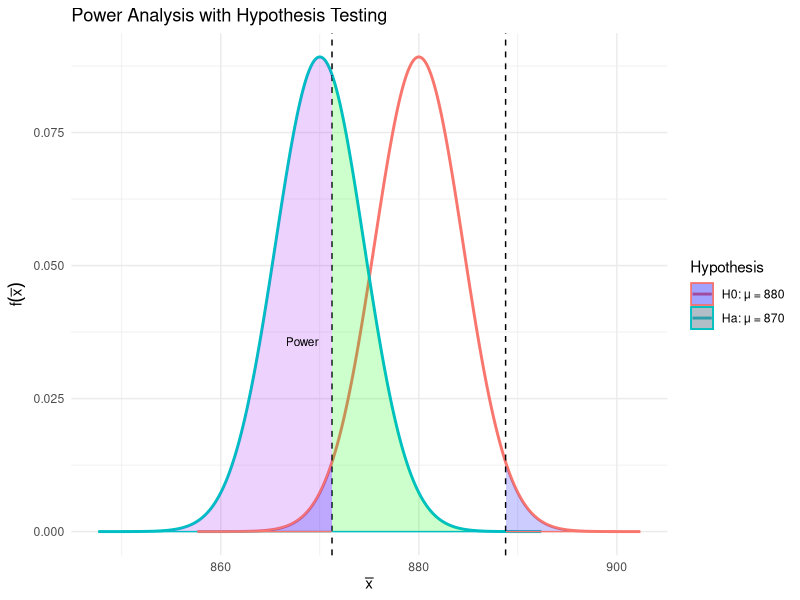

Recreate this plot in R.
library(ggplot2)


plot_hypothesis_test <- function(mu0, mu_a, sigma, n, alpha = 0.05) {
  
  z_alpha_half <- qnorm(1 - alpha / 2)
  crit_val_left <- mu0 - z_alpha_half * sigma / sqrt(n)
  crit_val_right <- mu0 + z_alpha_half * sigma / sqrt(n)
  
  x_H0 <- seq(mu0 - 5 * sigma/ sqrt(n), mu0 + 5 * sigma / sqrt(n), length.out = 1000)
  x_Ha <- seq(mu_a - 5 * sigma/ sqrt(n), mu_a + 5 * sigma / sqrt(n), length.out = 1000)
  
  y_H0 <- dnorm(x_H0, mean = mu0, sd = sigma / sqrt(n))
  y_Ha <- dnorm(x_Ha, mean = mu_a, sd = sigma / sqrt(n))
  
  data <- data.frame(
    x = c(x_H0, x_Ha),
    y = c(y_H0, y_Ha),
    Hypothesis = factor(rep(c(paste("H0: μ =", mu0), 
                              paste("Ha: μ =", mu_a)), each = length(x_H0)))
  )
  
  p <- ggplot(data, aes(x = x, y = y, color = Hypothesis)) +
    geom_line(size = 1) +
    geom_vline(xintercept = c(crit_val_left, crit_val_right), 
               linetype = "dashed", color = "black") +
#Power
    geom_ribbon(data = subset(data, x <= crit_val_left & Hypothesis == paste("Ha: μ =", mu_a)), 
                aes(ymax = y), ymin = 0, fill = "purple", alpha = 0.2) +
    geom_ribbon(data = subset(data, x >= crit_val_right & Hypothesis == paste("Ha: μ =", mu_a)), 
                aes(ymax = y), ymin = 0, fill = "purple", alpha = 0.2) +
    annotate("text", x = crit_val_left - 3, y = max(data$y) * 0.4, 
             label = "Power", size = 3) +
#alpha
    geom_ribbon(data = subset(data, x <= crit_val_left & Hypothesis == paste("H0: μ =", mu0)), 
                aes(ymax = y), ymin = 0, fill = "blue", alpha = 0.2) +
    geom_ribbon(data = subset(data, x >= crit_val_right & Hypothesis == paste("H0: μ =", mu0)), 
                aes(ymax = y), ymin = 0, fill = "blue", alpha = 0.2) +
#Beta
   
    geom_ribbon(data = subset(data, x >= crit_val_left & x <= crit_val_right & Hypothesis == paste("Ha: μ =", mu_a)), 
                aes(ymax = y), ymin = 0, fill = "green", alpha = 0.2) +
    
 
    labs(title = "Power Analysis with Hypothesis Testing",
         x = expression(bar(x)),
         y = expression(f(bar(x)))) +
    theme_minimal()
  
  print(p)
}
 

plot_hypothesis_test(mu0 = 880, mu_a = 870, sigma = 10, n = 5, alpha = 0.05)


